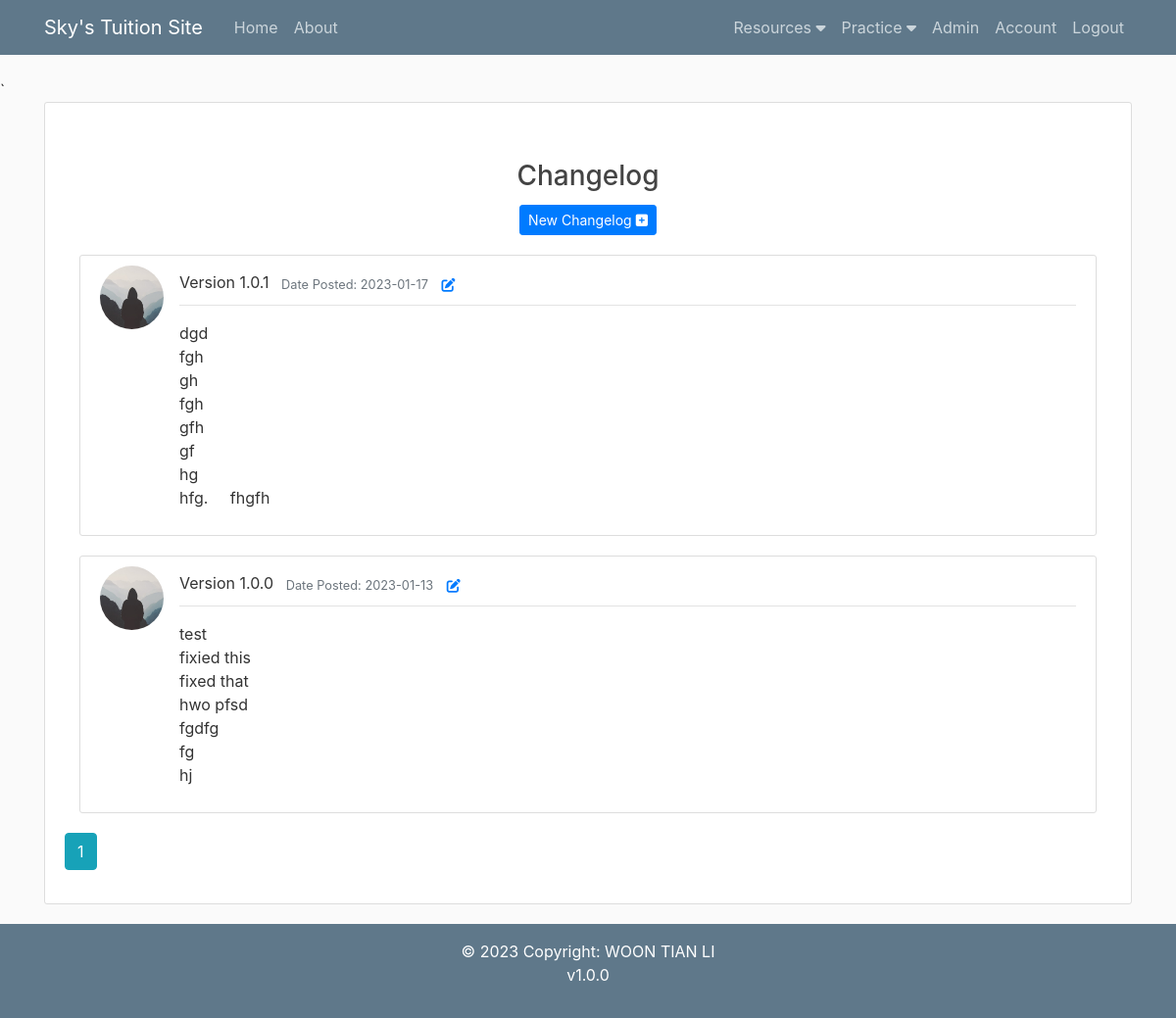
The app's page /about (signed in) with its own data.
### flaskblog/models.py (models this page shows, shortened)
class Changelog(db.Model):
    id = db.Column(db.Integer, primary_key = True)
    version = db.Column(db.String(1000), nullable=False)
    date_posted = db.Column(db.DateTime, nullable=False, default = datetime.now)
    description = db.Column(db.String(99999), nullable=False)
    user_id = db.Column(db.Integer, db.ForeignKey('user.id'), nullable=False) #foreign key links to User table

class User(db.Model, UserMixin): #Creating user table in DB
    id = db.Column(db.Integer, primary_key = True) #ID defined as an integer and to be the primary key)
    username = db.Column(db.String(20), unique=True, nullable=False) #name to be a string, max 20 characters, must be unique, and required, cannot be null
    email = db.Column(db.String(120), unique=True, nullable=False)
    image_file = db.Column(db.String(20), nullable=False, default='default.jpg') #user image defaults to a default.jpg
    password = db.Column(db.String(60), nullable=False)
    account_type = db.Column(db.String(60), nullable=False)
    notes = db.relationship('Note', backref='author', lazy=True)
    homeworks = db.relationship('Homework', backref='author', lazy=True)
    activities = db.relationship('Activity', backref='author', lazy=True)
    changelogs = db.relationship('Changelog', backref='author', lazy=True)
    topics = db.Column(db.String(1000))
    topics_check = db.Column(db.String(1000))
    description1 = db.Column(db.String(1000))
    date1 = db.Column(db.Date)
    time1 = db.Column(db.Time)
    description2 = db.Column(db.String(1000))
    date2 = db.Column(db.Date)
    time2 = db.Column(db.Time)
    description3 = db.Column(db.String(1000))
    date3 = db.Column(db.Date)
    time3 = db.Column(db.Time)
    description4 = db.Column(db.String(1000))
    date4 = db.Column(db.Date)
    time4 = db.Column(db.Time)
    grade = db.Column(db.String(200))

### flaskblog/main/routes.py (the view)
@main.route("/about")
@login_required
def about():
    page = request.args.get('page', 1, type = int)
    changelogs = Changelog.query.order_by(Changelog.date_posted.desc()).paginate(per_page=5, page=page)
    return render_template('about.html', changelogs=changelogs)

### flaskblog/models.py (called while the page is built)
@login_manager.user_loader
def load_user(user_id):
    return User.query.get(int(user_id))

### flaskblog/templates/about.html (shortened to what this page needs)
{% extends "layout.html" %}
{% block content %}
    <div class="content-section" style="min-height:50vh">
        <h3 class="mt-5 text-center">Changelog</h3>
        {% if current_user.account_type == 'Admin' %}
            <div class="container-fluid text-center">
                <a class="btn btn-primary btn-sm mt-1 mb-1" href="{{ url_for('main.new_changelog') }}">New Changelog <i class="fa-solid fa-square-plus"></i></a>
            </div>
        {%endif%}
        {% for changelog in changelogs.items %}
        <div class="col w-100 my-3">
            <article class="media content-section">
                <img class="rounded-circle article-img" src="{{ url_for('static', filename='profile_pics/' + changelog.author.image_file) }}">
                <div class="media-body">
                    <div class="article-metadata text-left">
                        <a class="mr-2">Version {{ changelog.version }}</a>
                        <small class="text-muted">Date Posted: {{ changelog.date_posted.strftime('%Y-%m-%d') }}</small>
                        <a class="btn btn-link btn-sm mt-1 mb-1" href="{{ url_for('main.update_changelog',changelog_id=changelog.id) }}"><i class="fa-solid fa-pen-to-square"></i></a>
                    </div>
                    <a class="article-title">
                        <div class="row mt-3">
                            <div class="col-12">
                                <p style="white-space: pre-wrap">{{changelog.description}}</p>
                            </div>
                        </div>
                    </a>
                </div>
            </article>
        </div>
        {% endfor %}
        {% for page_num in changelogs.iter_pages(left_edge=1, right_edge=1, left_current = 1, right_current=2) %}
            {% if page_num %}
                {% if changelogs.page==page_num %}
                    <a class="btn btn-info mb-4" href="{{ url_for('main.about', page=page_num) }}">{{ page_num }}</a>
                {% else %}
                    <a class="btn btn-outline-info mb-4" href="{{ url_for('main.about', page=page_num) }}">{{ page_num }}</a>
                {% endif %}
            {% else %}
                ...
            {% endif %}
        {% endfor %}
    </div>
{% endblock content %}

### flaskblog/templates/layout.html (shortened to what this page needs)
<!DOCTYPE html>
<html>
<head>
    <link rel="stylesheet" href="https://maxcdn.bootstrapcdn.com/bootstrap/4.0.0/css/bootstrap.min.css">
    <link rel="stylesheet" type="text/css" href="{{ url_for('static', filename='main.css') }}">
    <link rel="stylesheet" href="https://use.fontawesome.com/releases/v5.8.1/css/all.css">
    <link rel="stylesheet" type="text/css" href="{{ url_for('static', filename='mathquill/mathquill.css') }}">`
</head>
<body onload="load_ans( '{{ temp_ans }}' )">
    <header class="site-header">
        <nav class="navbar navbar-expand-lg navbar-dark bg-steel fixed-top">
          <div class="container">
            <a class="navbar-brand mr-4" href="/">Sky's Tuition Site</a>
            <div class="collapse navbar-collapse" id="navbarToggle">
              <div class="navbar-nav mr-auto">
                <a class="nav-item nav-link" href="{{ url_for('main.home') }}">Home</a>
                <a class="nav-item nav-link" href="{{ url_for('main.about') }}">About</a>
              </div>
              <div class="navbar-nav">
                {% if current_user.is_authenticated %}
                  <div class="dropdown">
                    <a class="nav-item nav-link">Resources <i class="fas fa-caret-down"></i></a>
                  </div>
                  <div class="dropdown">
                    <a class="nav-item nav-link">Practice <i class="fas fa-caret-down"></i></a>
                  </div>
                  {% if current_user.account_type == 'Admin' %}
                  <a class="nav-item nav-link" href="{{ url_for('users.admin') }}">Admin</a>
                  {% endif %}
                  <a class="nav-item nav-link" href="{{ url_for('users.account') }}">Account</a>
                  <a class="nav-item nav-link" href="{{ url_for('users.logout') }}">Logout</a>
                {% else %}
                  <a class="nav-item nav-link" href="{{ url_for('users.login') }}">Login</a>
                  <a class="nav-item nav-link" href="{{ url_for('users.register') }}">Register</a>
                {% endif %}
              </div>
            </div>
          </div>
        </nav>
    </header>
    <main role="main" class="container">
        <div class="row">
          <div class="col-md-12">
            {% block content %}{% endblock %}
          </div>
        </div>
    </main>
  </body>
<footer class="bg-steel text-center text-white">
  <div class="text-center p-3">
    © 2023 Copyright:
    <a class="text-white" href="">WOON TIAN LI</a>
    <p>v1.0.0</p>
  </div>
</footer>
</html>

### flaskblog/static/main.css (style rules this page uses)
body { background: #fafafa; color: #333333; margin-top: 5rem; }
h1, h2, h3, h4, h5, h6 { color: #444444; }
.bg-steel { background-color: #5f788a; }
.site-header .navbar-nav .nav-link { color: #cbd5db; }
.content-section { background: #ffffff; padding: 10px 20px; border: 1px solid #dddddd; border-radius: 3px; margin-bottom: 20px; }
.article-title { color: #444444; }
.article-img { height: 65px; width: 65px; margin-right: 16px; }
.article-metadata { padding-bottom: 1px; margin-bottom: 4px; border-bottom: 1px solid #e3e3e3 }
.dropdown { position: relative; display: inline-block; }

### records on screen
Changelog: image_file (placeholder picture), version "1.0.1", date_posted "2023-01-17", description "dgd fgh gh fgh gfh gf hg hfg. fhgfh"
Changelog: image_file (placeholder picture), version "1.0.0", date_posted "2023-01-13", description "test fixied this fixed that hwo pfsd fgdfg fg hj"

### other values on screen
{{ page_num }} "1"
